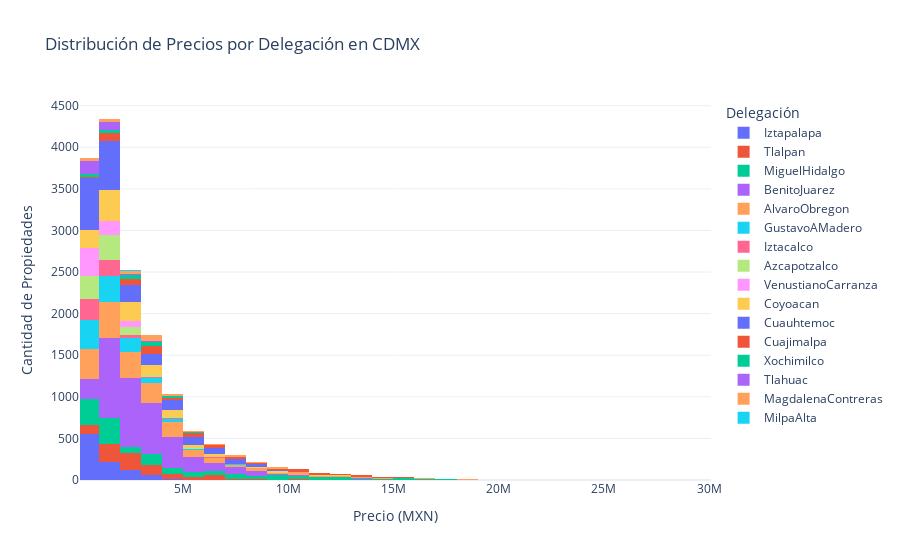

Here is the notebook cell this chart was saved with:
### Code cell
# Histograma de precios por delegación
fig3 = px.histogram(df_filtered, x='price_aprox_local_currency', nbins=50, title='Distribución de Precios por Delegación en CDMX',
                   labels={'price_aprox_local_currency': 'Precio (MXN)'}, range_x=[min_price, max_price], color='places')
fig3.update_layout(yaxis_title='Cantidad de Propiedades') # Cambiamos el nombre del eje y
fig3.update_layout(legend_title_text='Delegación') # Cambiamos el nombre de las leyendas
fig3.show()

### Figure 1 — Plotly figure (JSON) as saved in the notebook; plotly's stock layout.template omitted (floating-point values rounded to 4 significant figures; data arrays with more than 128 entries replaced by an {"elided": "..."} marker saying what was removed)
{"data": [{"bingroup": "x", "hovertemplate": "places=Iztapalapa<br>Precio (MXN)=%{x}<br>count=%{y}<extra></extra>", "legendgroup": "Iztapalapa", "marker": {"color": "#636efa", "pattern": {"shape": ""}}, "name": "Iztapalapa", "nbinsx": 50, "orientation": "v", "showlegend": true, "type": "histogram", "x": {"elided": "964 float values"}, "xaxis": "x", "yaxis": "y"}, {"bingroup": "x", "hovertemplate": "places=Tlalpan<br>Precio (MXN)=%{x}<br>count=%{y}<extra></extra>", "legendgroup": "Tlalpan", "marker": {"color": "#EF553B", "pattern": {"shape": ""}}, "name": "Tlalpan", "nbinsx": 50, "orientation": "v", "showlegend": true, "type": "histogram", "x": {"elided": "851 float values"}, "xaxis": "x", "yaxis": "y"}, {"bingroup": "x", "hovertemplate": "places=MiguelHidalgo<br>Precio (MXN)=%{x}<br>count=%{y}<extra></extra>", "legendgroup": "MiguelHidalgo", "marker": {"color": "#00cc96", "pattern": {"shape": ""}}, "name": "MiguelHidalgo", "nbinsx": 50, "orientation": "v", "showlegend": true, "type": "histogram", "x": {"elided": "1332 float values"}, "xaxis": "x", "yaxis": "y"}, {"bingroup": "x", "hovertemplate": "places=BenitoJuarez<br>Precio (MXN)=%{x}<br>count=%{y}<extra></extra>", "legendgroup": "BenitoJuarez", "marker": {"color": "#ab63fa", "pattern": {"shape": ""}}, "name": "BenitoJuarez", "nbinsx": 50, "orientation": "v", "showlegend": true, "type": "histogram", "x": {"elided": "3520 float values"}, "xaxis": "x", "yaxis": "y"}, {"bingroup": "x", "hovertemplate": "places=AlvaroObregon<br>Precio (MXN)=%{x}<br>count=%{y}<extra></extra>", "legendgroup": "AlvaroObregon", "marker": {"color": "#FFA15A", "pattern": {"shape": ""}}, "name": "AlvaroObregon", "nbinsx": 50, "orientation": "v", "showlegend": true, "type": "histogram", "x": {"elided": "1821 float values"}, "xaxis": "x", "yaxis": "y"}, {"bingroup": "x", "hovertemplate": "places=GustavoAMadero<br>Precio (MXN)=%{x}<br>count=%{y}<extra></extra>", "legendgroup": "GustavoAMadero", "marker": {"color": "#19d3f3", "pattern": {"shape": ""}}, "name": "GustavoAMadero", "nbinsx": 50, "orientation": "v", "showlegend": true, "type": "histogram", "x": {"elided": "942 float values"}, "xaxis": "x", "yaxis": "y"}, {"bingroup": "x", "hovertemplate": "places=Iztacalco<br>Precio (MXN)=%{x}<br>count=%{y}<extra></extra>", "legendgroup": "Iztacalco", "marker": {"color": "#FF6692", "pattern": {"shape": ""}}, "name": "Iztacalco", "nbinsx": 50, "orientation": "v", "showlegend": true, "type": "histogram", "x": {"elided": "516 float values"}, "xaxis": "x", "yaxis": "y"}, {"bingroup": "x", "hovertemplate": "places=Azcapotzalco<br>Precio (MXN)=%{x}<br>count=%{y}<extra></extra>", "legendgroup": "Azcapotzalco", "marker": {"color": "#B6E880", "pattern": {"shape": ""}}, "name": "Azcapotzalco", "nbinsx": 50, "orientation": "v", "showlegend": true, "type": "histogram", "x": {"elided": "710 float values"}, "xaxis": "x", "yaxis": "y"}, {"bingroup": "x", "hovertemplate": "places=VenustianoCarranza<br>Precio (MXN)=%{x}<br>count=%{y}<extra></extra>", "legendgroup": "VenustianoCarranza", "marker": {"color": "#FF97FF", "pattern": {"shape": ""}}, "name": "VenustianoCarranza", "nbinsx": 50, "orientation": "v", "showlegend": true, "type": "histogram", "x": {"elided": "602 float values"}, "xaxis": "x", "yaxis": "y"}, {"bingroup": "x", "hovertemplate": "places=Coyoacan<br>Precio (MXN)=%{x}<br>count=%{y}<extra></extra>", "legendgroup": "Coyoacan", "marker": {"color": "#FECB52", "pattern": {"shape": ""}}, "name": "Coyoacan", "nbinsx": 50, "orientation": "v", "showlegend": true, "type": "histogram", "x": {"elided": "1140 float values"}, "xaxis": "x", "yaxis": "y"}, {"bingroup": "x", "hovertemplate": "places=Cuauhtemoc<br>Precio (MXN)=%{x}<br>count=%{y}<extra></extra>", "legendgroup": "Cuauhtemoc", "marker": {"color": "#636efa", "pattern": {"shape": ""}}, "name": "Cuauhtemoc", "nbinsx": 50, "orientation": "v", "showlegend": true, "type": "histogram", "x": {"elided": "1965 float values"}, "xaxis": "x", "yaxis": "y"}, {"bingroup": "x", "hovertemplate": "places=Cuajimalpa<br>Precio (MXN)=%{x}<br>count=%{y}<extra></extra>", "legendgroup": "Cuajimalpa", "marker": {"color": "#EF553B", "pattern": {"shape": ""}}, "name": "Cuajimalpa", "nbinsx": 50, "orientation": "v", "showlegend": true, "type": "histogram", "x": {"elided": "555 float values"}, "xaxis": "x", "yaxis": "y"}, {"bingroup": "x", "hovertemplate": "places=Xochimilco<br>Precio (MXN)=%{x}<br>count=%{y}<extra></extra>", "legendgroup": "Xochimilco", "marker": {"color": "#00cc96", "pattern": {"shape": ""}}, "name": "Xochimilco", "nbinsx": 50, "orientation": "v", "showlegend": true, "type": "histogram", "x": {"elided": "210 float values"}, "xaxis": "x", "yaxis": "y"}, {"bingroup": "x", "hovertemplate": "places=Tlahuac<br>Precio (MXN)=%{x}<br>count=%{y}<extra></extra>", "legendgroup": "Tlahuac", "marker": {"color": "#ab63fa", "pattern": {"shape": ""}}, "name": "Tlahuac", "nbinsx": 50, "orientation": "v", "showlegend": true, "type": "histogram", "x": {"elided": "282 float values"}, "xaxis": "x", "yaxis": "y"}, {"bingroup": "x", "hovertemplate": "places=MagdalenaContreras<br>Precio (MXN)=%{x}<br>count=%{y}<extra></extra>", "legendgroup": "MagdalenaContreras", "marker": {"color": "#FFA15A", "pattern": {"shape": ""}}, "name": "MagdalenaContreras", "nbinsx": 50, "orientation": "v", "showlegend": true, "type": "histogram", "x": {"elided": "287 float values"}, "xaxis": "x", "yaxis": "y"}, {"bingroup": "x", "hovertemplate": "places=MilpaAlta<br>Precio (MXN)=%{x}<br>count=%{y}<extra></extra>", "legendgroup": "MilpaAlta", "marker": {"color": "#19d3f3", "pattern": {"shape": ""}}, "name": "MilpaAlta", "nbinsx": 50, "orientation": "v", "showlegend": true, "type": "histogram", "x": [2478000.0, 743400.0], "xaxis": "x", "yaxis": "y"}], "layout": {"barmode": "relative", "legend": {"title": {"text": "Delegación"}, "tracegroupgap": 0}, "title": {"text": "Distribución de Precios por Delegación en CDMX"}, "xaxis": {"anchor": "y", "domain": [0, 1], "range": [109000.0, 30093600], "title": {"text": "Precio (MXN)"}}, "yaxis": {"anchor": "x", "domain": [0, 1], "title": {"text": "Cantidad de Propiedades"}}}}
